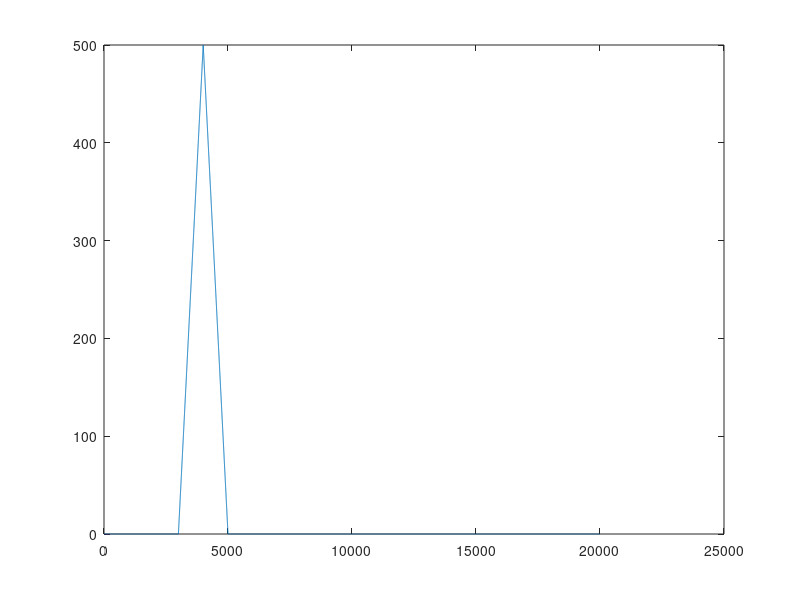

The MATLAB source for this figure:
clc;
close all;
clear;


ts = 1e-9;
t = 0:ts:1e-5;
x1 = zeros(size(t));
t_size = length (t);
n = round (t_size / 10);
x1(1:n) = ones(1,n);


x2 = zeros(size(t));
x2(3001:3001+n-1) = 0.5*ones(1,n);


y = conv(x1,x2);
figure
plot(y)

c=3e8;
[val ,pos] = max(y);
td = round((pos-1000))*1e-9;
r = c*td/2;
disp (r);